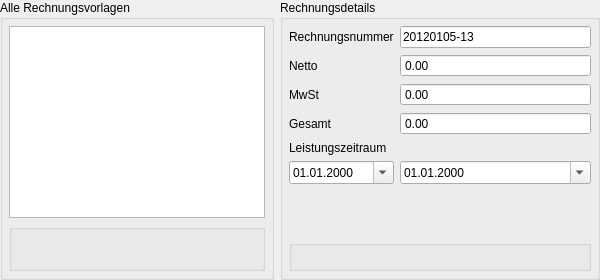
                    <widget class="QWidget" name="widget_26" native="true">
                     <property name="sizePolicy">
                      <sizepolicy hsizetype="Preferred" vsizetype="Preferred">
                       <horstretch>0</horstretch>
                       <verstretch>50</verstretch>
                      </sizepolicy>
                     </property>
                     <layout class="QHBoxLayout" name="horizontalLayout_15">
                      <property name="margin">
                       <number>0</number>
                      </property>
                      <item>
                       <widget class="QGroupBox" name="groupBox_2">
                        <property name="sizePolicy">
                         <sizepolicy hsizetype="Preferred" vsizetype="Preferred">
                          <horstretch>0</horstretch>
                          <verstretch>0</verstretch>
                         </sizepolicy>
                        </property>
                        <property name="title">
                         <string>Alle Rechnungsvorlagen</string>
                        </property>
                        <layout class="QVBoxLayout" name="verticalLayout_39">
                         <property name="margin">
                          <number>6</number>
                         </property>
                         <item>
                          <widget class="MultiViewTable" name="invoiceTable">
                           <property name="sizePolicy">
                            <sizepolicy hsizetype="Expanding" vsizetype="Expanding">
                             <horstretch>0</horstretch>
                             <verstretch>30</verstretch>
                            </sizepolicy>
                           </property>
                           <property name="dataView" stdset="0">
                            <bool>true</bool>
                           </property>
                           <property name="dbColumns" stdset="0">
                            <stringlist>
                             <string>value.title:Titel</string>
                             <string>&lt;currency&gt;value.netto:Netto</string>
                             <string>&lt;currency&gt;value.vat:MwSt</string>
                             <string>&lt;currency&gt;value.brutto:Brutto</string>
                            </stringlist>
                           </property>
                           <property name="viewIdentifier" stdset="0">
                            <string>coiView</string>
                           </property>
                           <property name="doubleClickAction" stdset="0">
                            <string>DocumentBehavior.In.Edit</string>
                           </property>
                           <property name="context" stdset="0">
                            <string>INVOICE</string>
                           </property>
                           <property name="keyCodeActions" stdset="0">
                            <stringlist>
                             <string>Key_I:OpenInBrowserBehavior.In.Open</string>
                            </stringlist>
                           </property>
                           <property name="viewArguments" stdset="0">
                            <stringlist/>
                           </property>
                           <property name="view" stdset="0">
                            <string>_design/couchapp/_view/customerOpenInvoices</string>
                           </property>
                           <property name="query" stdset="0">
                            <string>None</string>
                           </property>
                          </widget>
                         </item>
                         <item>
                          <widget class="QGroupBox" name="groupBox_13">
                           <property name="maximumSize">
                            <size>
                             <width>16777215</width>
                             <height>47</height>
                            </size>
                           </property>
                           <property name="title">
                            <string/>
                           </property>
                           <property name="alignment">
                            <set>Qt::AlignCenter</set>
                           </property>
                           <property name="flat">
                            <bool>false</bool>
                           </property>
                           <layout class="QHBoxLayout" name="horizontalLayout_17">
                            <property name="spacing">
                             <number>0</number>
                            </property>
                            <property name="margin">
                             <number>0</number>
                            </property>
                            <item>
                             <widget class="QWidget" name="widget_47" native="true">
                              <layout class="QHBoxLayout" name="horizontalLayout_47">
                               <property name="spacing">
                                <number>0</number>
                               </property>
                               <property name="margin">
                                <number>0</number>
                               </property>
                               <item>
                                <widget class="ActionButton" name="invoiceButtonRefresh">
                                 <property name="minimumSize">
                                  <size>
                                   <width>40</width>
                                   <height>40</height>
                                  </size>
                                 </property>
                                 <property name="icon">
                                  <iconset resource="../../frontends/qt/resource.qrc">
                                   <normaloff>:/icons/images/refresh.png</normaloff>:/icons/images/refresh.png</iconset>
                                 </property>
                                 <property name="iconSize">
                                  <size>
                                   <width>32</width>
                                   <height>32</height>
                                  </size>
                                 </property>
                                 <property name="flat">
                                  <bool>true</bool>
                                 </property>
                                 <property name="context" stdset="0">
                                  <string>INVOICE</string>
                                 </property>
                                 <property name="action" stdset="0">
                                  <string>MultiViewHandler.In.Refresh</string>
                                 </property>
                                 <property name="payload" stdset="0">
                                  <string>None</string>
                                 </property>
                                </widget>
                               </item>
                               <item>
                                <spacer name="horizontalSpacer_18">
                                 <property name="orientation">
                                  <enum>Qt::Horizontal</enum>
                                 </property>
                                 <property name="sizeHint" stdset="0">
                                  <size>
                                   <width>40</width>
                                   <height>20</height>
                                  </size>
                                 </property>
                                </spacer>
                               </item>
                               <item>
                                <widget class="ActionButton" name="invoiceButtonAdd">
                                 <property name="maximumSize">
                                  <size>
                                   <width>40</width>
                                   <height>40</height>
                                  </size>
                                 </property>
                                 <property name="text">
                                  <string/>
                                 </property>
                                 <property name="icon">
                                  <iconset resource="../../frontends/qt/resource.qrc">
                                   <normaloff>:/icons/images/add.png</normaloff>:/icons/images/add.png</iconset>
                                 </property>
                                 <property name="iconSize">
                                  <size>
                                   <width>32</width>
                                   <height>32</height>
                                  </size>
                                 </property>
                                 <property name="flat">
                                  <bool>true</bool>
                                 </property>
                                 <property name="context" stdset="0">
                                  <string>CUSTOMER</string>
                                 </property>
                                 <property name="enablePayloads" stdset="0">
                                  <stringlist>
                                   <string>View</string>
                                   <string>Edit</string>
                                   <string>Dirty</string>
                                  </stringlist>
                                 </property>
                                 <property name="action" stdset="0">
                                  <string>RelationBehavior.In.Add</string>
                                 </property>
                                 <property name="payload" stdset="0">
                                  <string>INVOICE;customerID;{&quot;type&quot;:&quot;INVOICE&quot;,&quot;status&quot;:&quot;OPEN&quot;,&quot;invoiceNumber&quot;:&quot;-&quot;}</string>
                                 </property>
                                </widget>
                               </item>
                               <item>
                                <widget class="ActionButton" name="invoiceButtonDelete">
                                 <property name="maximumSize">
                                  <size>
                                   <width>40</width>
                                   <height>40</height>
                                  </size>
                                 </property>
                                 <property name="text">
                                  <string/>
                                 </property>
                                 <property name="icon">
                                  <iconset resource="../../frontends/qt/resource.qrc">
                                   <normaloff>:/icons/images/delete.png</normaloff>:/icons/images/delete.png</iconset>
                                 </property>
                                 <property name="iconSize">
                                  <size>
                                   <width>32</width>
                                   <height>32</height>
                                  </size>
                                 </property>
                                 <property name="flat">
                                  <bool>true</bool>
                                 </property>
                                 <property name="context" stdset="0">
                                  <string>INVOICE</string>
                                 </property>
                                 <property name="enablePayloads" stdset="0">
                                  <stringlist>
                                   <string>View</string>
                                   <string>Edit</string>
                                   <string>Dirty</string>
                                  </stringlist>
                                 </property>
                                 <property name="action" stdset="0">
                                  <string>DocumentBehavior.In.Remove</string>
                                 </property>
                                </widget>
                               </item>
                              </layout>
                             </widget>
                            </item>
                           </layout>
                          </widget>
                         </item>
                        </layout>
                       </widget>
                      </item>
                      <item>
                       <widget class="QGroupBox" name="groupBox_4">
                        <property name="sizePolicy">
                         <sizepolicy hsizetype="Preferred" vsizetype="Preferred">
                          <horstretch>33</horstretch>
                          <verstretch>0</verstretch>
                         </sizepolicy>
                        </property>
                        <property name="minimumSize">
                         <size>
                          <width>320</width>
                          <height>0</height>
                         </size>
                        </property>
                        <property name="maximumSize">
                         <size>
                          <width>320</width>
                          <height>16777215</height>
                         </size>
                        </property>
                        <property name="title">
                         <string>Rechnungsdetails</string>
                        </property>
                        <property name="alignment">
                         <set>Qt::AlignLeading|Qt::AlignLeft|Qt::AlignTop</set>
                        </property>
                        <layout class="QVBoxLayout" name="verticalLayout_20">
                         <property name="margin">
                          <number>6</number>
                         </property>
                         <item>
                          <widget class="QWidget" name="widget_11" native="true">
                           <layout class="QGridLayout" name="gridLayout_3">
                            <property name="margin">
                             <number>0</number>
                            </property>
                            <item row="0" column="0">
                             <widget class="QLabel" name="label_9">
                              <property name="text">
                               <string>Rechnungsnummer</string>
                              </property>
                             </widget>
                            </item>
                            <item row="0" column="1">
                             <widget class="LineEdit" name="invoiceFieldInvoiceNumber">
                              <property name="text">
                               <string>20120105-13</string>
                              </property>
                              <property name="selectOnEdit" stdset="0">
                               <bool>true</bool>
                              </property>
                              <property name="path" stdset="0">
                               <string>invoiceNumber</string>
                              </property>
                              <property name="context" stdset="0">
                               <string>INVOICE</string>
                              </property>
                             </widget>
                            </item>
                            <item row="1" column="0">
                             <widget class="QLabel" name="label_34">
                              <property name="text">
                               <string>Netto</string>
                              </property>
                             </widget>
                            </item>
                            <item row="1" column="1">
                             <widget class="DoubleSpinBox" name="invoiceSpinnerNetto">
                              <property name="readOnly">
                               <bool>true</bool>
                              </property>
                              <property name="buttonSymbols">
                               <enum>QAbstractSpinBox::NoButtons</enum>
                              </property>
                              <property name="maximum">
                               <double>99999999.000000000000000</double>
                              </property>
                              <property name="context" stdset="0">
                               <string>INVOICE</string>
                              </property>
                              <property name="path" stdset="0">
                               <string>netto</string>
                              </property>
                             </widget>
                            </item>
                            <item row="2" column="0">
                             <widget class="QLabel" name="label_30">
                              <property name="text">
                               <string>MwSt</string>
                              </property>
                             </widget>
                            </item>
                            <item row="2" column="1">
                             <widget class="DoubleSpinBox" name="invoiceSpinnerVAT">
                              <property name="readOnly">
                               <bool>true</bool>
                              </property>
                              <property name="buttonSymbols">
                               <enum>QAbstractSpinBox::NoButtons</enum>
                              </property>
                              <property name="maximum">
                               <double>99999999.000000000000000</double>
                              </property>
                              <property name="context" stdset="0">
                               <string>INVOICE</string>
                              </property>
                              <property name="path" stdset="0">
                               <string>vat</string>
                              </property>
                             </widget>
                            </item>
                            <item row="3" column="0">
                             <widget class="QLabel" name="label_32">
                              <property name="text">
                               <string>Gesamt</string>
                              </property>
                             </widget>
                            </item>
                            <item row="3" column="1">
                             <widget class="DoubleSpinBox" name="invoiceSpinnerBrutto">
                              <property name="readOnly">
                               <bool>true</bool>
                              </property>
                              <property name="buttonSymbols">
                               <enum>QAbstractSpinBox::NoButtons</enum>
                              </property>
                              <property name="maximum">
                               <double>99999999.000000000000000</double>
                              </property>
                              <property name="context" stdset="0">
                               <string>INVOICE</string>
                              </property>
                              <property name="path" stdset="0">
                               <string>brutto</string>
                              </property>
                             </widget>
                            </item>
                            <item row="4" column="0">
                             <widget class="QLabel" name="label_19">
                              <property name="text">
                               <string>Leistungszeitraum</string>
                              </property>
                             </widget>
                            </item>
                            <item row="4" column="1">
                             <widget class="QLabel" name="label_59">
                              <property name="text">
                               <string/>
                              </property>
                             </widget>
                            </item>
                            <item row="5" column="0">
                             <widget class="DateEdit" name="invoiceDateWorkPeriodFrom">
                              <property name="currentSection">
                               <enum>QDateTimeEdit::DaySection</enum>
                              </property>
                              <property name="displayFormat">
                               <string>dd.MM.yyyy</string>
                              </property>
                              <property name="calendarPopup">
                               <bool>true</bool>
                              </property>
                              <property name="context" stdset="0">
                               <string>INVOICE</string>
                              </property>
                              <property name="path" stdset="0">
                               <string>workPeriod.fromDate</string>
                              </property>
                             </widget>
                            </item>
                            <item row="5" column="1">
                             <widget class="DateEdit" name="invoiceDateWorkPeriodTo">
                              <property name="currentSection">
                               <enum>QDateTimeEdit::DaySection</enum>
                              </property>
                              <property name="displayFormat">
                               <string>dd.MM.yyyy</string>
                              </property>
                              <property name="calendarPopup">
                               <bool>true</bool>
                              </property>
                              <property name="context" stdset="0">
                               <string>INVOICE</string>
                              </property>
                              <property name="path" stdset="0">
                               <string>workPeriod.toDate</string>
                              </property>
                             </widget>
                            </item>
                           </layout>
                          </widget>
                         </item>
                         <item>
                          <spacer name="verticalSpacer_5">
                           <property name="orientation">
                            <enum>Qt::Vertical</enum>
                           </property>
                           <property name="sizeHint" stdset="0">
                            <size>
                             <width>1</width>
                             <height>1</height>
                            </size>
                           </property>
                          </spacer>
                         </item>
                         <item>
                          <widget class="QGroupBox" name="groupBox_35">
                           <property name="title">
                            <string/>
                           </property>
                           <layout class="QHBoxLayout" name="horizontalLayout_52">
                            <property name="spacing">
                             <number>0</number>
                            </property>
                            <property name="margin">
                             <number>0</number>
                            </property>
                            <item>
                             <spacer name="horizontalSpacer_8">
                              <property name="orientation">
                               <enum>Qt::Horizontal</enum>
                              </property>
                              <property name="sizeHint" stdset="0">
                               <size>
                                <width>40</width>
                                <height>20</height>
                               </size>
                              </property>
                             </spacer>
                            </item>
                            <item>
                             <widget class="ActionButton" name="actionButton_15">
                              <property name="maximumSize">
                               <size>
                                <width>40</width>
                                <height>40</height>
                               </size>
                              </property>
                              <property name="text">
                               <string/>
                              </property>
                              <property name="icon">
                               <iconset resource="../../frontends/qt/resource.qrc">
                                <normaloff>:/icons/images/edit.png</normaloff>:/icons/images/edit.png</iconset>
                              </property>
                              <property name="iconSize">
                               <size>
                                <width>32</width>
                                <height>32</height>
                               </size>
                              </property>
                              <property name="flat">
                               <bool>true</bool>
                              </property>
                              <property name="context" stdset="0">
                               <string>INVOICE</string>
                              </property>
                              <property name="enablePayloads" stdset="0">
                               <stringlist>
                                <string>View</string>
                               </stringlist>
                              </property>
                              <property name="action" stdset="0">
                               <string>DocumentBehavior.In.Edit</string>
                              </property>
                             </widget>
                            </item>
                            <item>
                             <widget class="ActionButton" name="actionButton_16">
                              <property name="maximumSize">
                               <size>
                                <width>40</width>
                                <height>40</height>
                               </size>
                              </property>
                              <property name="text">
                               <string/>
                              </property>
                              <property name="icon">
                               <iconset resource="../../frontends/qt/resource.qrc">
                                <normaloff>:/icons/images/save.png</normaloff>:/icons/images/save.png</iconset>
                              </property>
                              <property name="iconSize">
                               <size>
                                <width>32</width>
                                <height>32</height>
                               </size>
                              </property>
                              <property name="flat">
                               <bool>true</bool>
                              </property>
                              <property name="context" stdset="0">
                               <string>INVOICE</string>
                              </property>
                              <property name="enablePayloads" stdset="0">
                               <stringlist>
                                <string>Dirty</string>
                                <string>New</string>
                               </stringlist>
                              </property>
                              <property name="action" stdset="0">
                               <string>DocumentBehavior.In.Save</string>
                              </property>
                             </widget>
                            </item>
                            <item>
                             <widget class="ActionButton" name="actionButton_17">
                              <property name="maximumSize">
                               <size>
                                <width>40</width>
                                <height>40</height>
                               </size>
                              </property>
                              <property name="text">
                               <string/>
                              </property>
                              <property name="icon">
                               <iconset resource="../../frontends/qt/resource.qrc">
                                <normaloff>:/icons/images/cancel.png</normaloff>:/icons/images/cancel.png</iconset>
                              </property>
                              <property name="iconSize">
                               <size>
                                <width>32</width>
                                <height>32</height>
                               </size>
                              </property>
                              <property name="flat">
                               <bool>true</bool>
                              </property>
                              <property name="context" stdset="0">
                               <string>INVOICE</string>
                              </property>
                              <property name="enablePayloads" stdset="0">
                               <stringlist>
                                <string>Dirty</string>
                                <string>New</string>
                                <string>Edit</string>
                               </stringlist>
                              </property>
                              <property name="action" stdset="0">
                               <string>DocumentBehavior.In.Rollback</string>
                              </property>
                             </widget>
                            </item>
                            <item>
                             <widget class="ActionButton" name="actionButton_10">
                              <property name="maximumSize">
                               <size>
                                <width>40</width>
                                <height>40</height>
                               </size>
                              </property>
                              <property name="text">
                               <string/>
                              </property>
                              <property name="icon">
                               <iconset resource="../../frontends/qt/resource.qrc">
                                <normaloff>:/icons/images/email.png</normaloff>:/icons/images/email.png</iconset>
                              </property>
                              <property name="iconSize">
                               <size>
                                <width>32</width>
                                <height>32</height>
                               </size>
                              </property>
                              <property name="flat">
                               <bool>true</bool>
                              </property>
                              <property name="context" stdset="0">
                               <string>INVOICE</string>
                              </property>
                              <property name="enablePayloads" stdset="0">
                               <stringlist>
                                <string>View</string>
                               </stringlist>
                              </property>
                              <property name="tab" stdset="0">
                               <string>CUSTOMER:customer.1</string>
                              </property>
                              <property name="action" stdset="0">
                               <string>ChangeDocumentHandler.In.Change</string>
                              </property>
                              <property name="payload" stdset="0">
                               <string>{&quot;status&quot;:&quot;PENDING&quot;,&quot;customer&quot;:%EMBEDCUSTOMER,&quot;invoiceDate&quot;:[%Y,%M,%D],&quot;invoiceNumber&quot;: &quot;%INVOICENUMBER&quot;, &quot;generateInvoicePDF&quot;:&quot;generate&quot;}</string>
                              </property>
                             </widget>
                            </item>
                            <item>
                             <widget class="ActionButton" name="actionButton_75">
                              <property name="maximumSize">
                               <size>
                                <width>40</width>
                                <height>40</height>
                               </size>
                              </property>
                              <property name="text">
                               <string/>
                              </property>
                              <property name="icon">
                               <iconset resource="../../frontends/qt/resource.qrc">
                                <normaloff>:/icons/images/printer.png</normaloff>:/icons/images/printer.png</iconset>
                              </property>
                              <property name="iconSize">
                               <size>
                                <width>32</width>
                                <height>32</height>
                               </size>
                              </property>
                              <property name="flat">
                               <bool>true</bool>
                              </property>
                              <property name="context" stdset="0">
                               <string>INVOICE</string>
                              </property>
                              <property name="enablePayloads" stdset="0">
                               <stringlist>
                                <string>View</string>
                               </stringlist>
                              </property>
                              <property name="tab" stdset="0">
                               <string>CUSTOMER:customer.1</string>
                              </property>
                              <property name="action" stdset="0">
                               <string>ChangeDocumentHandler.In.Change</string>
                              </property>
                              <property name="payload" stdset="0">
                               <string>{&quot;status&quot;:&quot;PENDING&quot;,&quot;customer&quot;:%EMBEDCUSTOMER,&quot;invoiceDate&quot;:[%Y,%M,%D],&quot;invoiceNumber&quot;: &quot;%INVOICENUMBER&quot;, &quot;generateInvoicePDF&quot;:&quot;generate&quot;}</string>
                              </property>
                             </widget>
                            </item>
                           </layout>
                          </widget>
                         </item>
                        </layout>
                       </widget>
                      </item>
                     </layout>
                    </widget>
